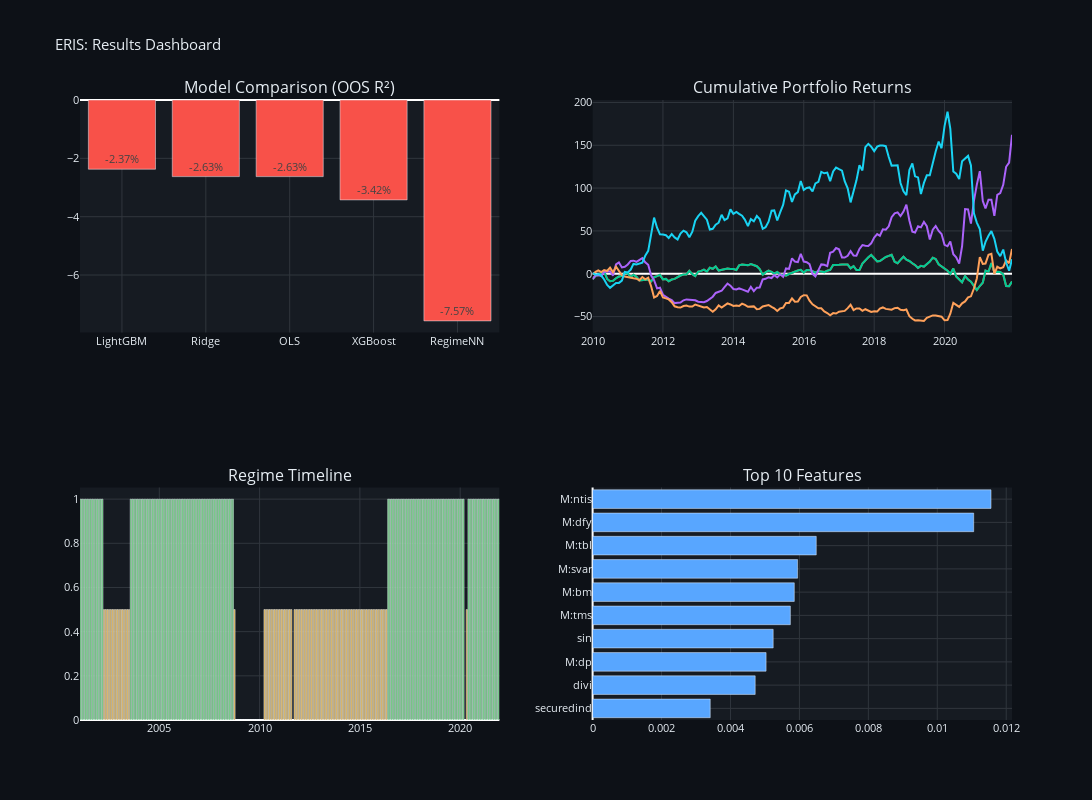

Notebook code for this chart:
### Code cell
# Interactive summary dashboard
fig = make_subplots(rows=2, cols=2,
    subplot_titles=('Model Comparison (OOS R²)','Cumulative Portfolio Returns','Regime Timeline','Top 10 Features'))

models = full_metrics.index.tolist()
r2v = [full_metrics.loc[m,'oos_r2_pct'] for m in models]
fig.add_trace(go.Bar(x=models, y=r2v, marker_color=['#3fb950' if v>0 else '#f85149' for v in r2v],
                     text=[f'{v:.2f}%' for v in r2v], textposition='auto'), row=1, col=1)

for mn, res in portfolio_results.items():
    p = res['df']; fig.add_trace(go.Scatter(x=p['month_dt'].astype(str), y=p['cum_strategy']*100,
        name=f'{mn} L/S', line=dict(width=2)), row=1, col=2)

rnum = macro_monthly['regime_label'].map({'Bull':1,'Transition':0.5,'Bear':0})
fig.add_trace(go.Bar(x=macro_monthly['date'], y=rnum,
    marker_color=macro_monthly['regime_label'].map(regime_colors)), row=2, col=1)

if 'feat_importance' in dir():
    t10 = feat_importance.head(10)
    lb = [f.replace('characteristic_','').replace('macro_','M:') for f in t10['feature']]
    fig.add_trace(go.Bar(y=lb[::-1], x=t10['importance'].values[::-1], orientation='h', marker_color='#58a6ff'), row=2, col=2)

fig.update_layout(title='ERIS: Results Dashboard', height=800, width=1200, showlegend=False,
    paper_bgcolor='#0d1117', plot_bgcolor='#161b22', font=dict(color='#e6edf3', size=11))
fig.update_xaxes(gridcolor='#30363d'); fig.update_yaxes(gridcolor='#30363d')
fig.write_html(f'{OUT}/dashboard.html'); fig.show()
print(f"\n📊 Interactive dashboard: {OUT}/dashboard.html")

### Figure 1 — Plotly figure (JSON) as saved in the notebook; plotly's stock layout.template omitted (floating-point values rounded to 4 significant figures; data arrays with more than 128 entries replaced by an {"elided": "..."} marker saying what was removed)
{"data": [{"marker": {"color": ["#f85149", "#f85149", "#f85149", "#f85149", "#f85149"]}, "text": ["-2.37%", "-2.63%", "-2.63%", "-3.42%", "-7.57%"], "textposition": "auto", "type": "bar", "x": ["LightGBM", "Ridge", "OLS", "XGBoost", "RegimeNN"], "xaxis": "x", "y": [-2.372, -2.626, -2.626, -3.424, -7.571], "yaxis": "y"}, {"line": {"width": 2}, "name": "OLS L/S", "type": "scatter", "x": {"elided": "144 str values"}, "xaxis": "x2", "y": {"elided": "144 float values"}, "yaxis": "y2"}, {"line": {"width": 2}, "name": "Ridge L/S", "type": "scatter", "x": {"elided": "144 str values"}, "xaxis": "x2", "y": {"elided": "144 float values"}, "yaxis": "y2"}, {"line": {"width": 2}, "name": "XGBoost L/S", "type": "scatter", "x": {"elided": "144 str values"}, "xaxis": "x2", "y": {"elided": "144 float values"}, "yaxis": "y2"}, {"line": {"width": 2}, "name": "LightGBM L/S", "type": "scatter", "x": {"elided": "144 str values"}, "xaxis": "x2", "y": {"elided": "144 float values"}, "yaxis": "y2"}, {"line": {"width": 2}, "name": "RegimeNN L/S", "type": "scatter", "x": {"elided": "144 str values"}, "xaxis": "x2", "y": {"elided": "144 float values"}, "yaxis": "y2"}, {"marker": {"color": {"elided": "251 str values"}}, "type": "bar", "x": {"elided": "251 str values"}, "xaxis": "x3", "y": {"elided": "251 float values"}, "yaxis": "y3"}, {"marker": {"color": "#58a6ff"}, "orientation": "h", "type": "bar", "x": [0.003413, 0.004717, 0.005033, 0.005239, 0.005737, 0.005851, 0.005948, 0.006489, 0.01106, 0.01156], "xaxis": "x4", "y": ["securedind", "divi", "M:dp", "sin", "M:tms", "M:bm", "M:svar", "M:tbl", "M:dfy", "M:ntis"], "yaxis": "y4"}], "layout": {"annotations": [{"font": {"size": 16}, "showarrow": false, "text": "Model Comparison (OOS R²)", "x": 0.225, "xanchor": "center", "xref": "paper", "y": 1, "yanchor": "bottom", "yref": "paper"}, {"font": {"size": 16}, "showarrow": false, "text": "Cumulative Portfolio Returns", "x": 0.775, "xanchor": "center", "xref": "paper", "y": 1, "yanchor": "bottom", "yref": "paper"}, {"font": {"size": 16}, "showarrow": false, "text": "Regime Timeline", "x": 0.225, "xanchor": "center", "xref": "paper", "y": 0.375, "yanchor": "bottom", "yref": "paper"}, {"font": {"size": 16}, "showarrow": false, "text": "Top 10 Features", "x": 0.775, "xanchor": "center", "xref": "paper", "y": 0.375, "yanchor": "bottom", "yref": "paper"}], "font": {"color": "#e6edf3", "size": 11}, "height": 800, "paper_bgcolor": "#0d1117", "plot_bgcolor": "#161b22", "showlegend": false, "title": {"text": "ERIS: Results Dashboard"}, "width": 1200, "xaxis": {"anchor": "y", "domain": [0, 0.45], "gridcolor": "#30363d"}, "xaxis2": {"anchor": "y2", "domain": [0.55, 1], "gridcolor": "#30363d"}, "xaxis3": {"anchor": "y3", "domain": [0, 0.45], "gridcolor": "#30363d"}, "xaxis4": {"anchor": "y4", "domain": [0.55, 1], "gridcolor": "#30363d"}, "yaxis": {"anchor": "x", "domain": [0.625, 1], "gridcolor": "#30363d"}, "yaxis2": {"anchor": "x2", "domain": [0.625, 1], "gridcolor": "#30363d"}, "yaxis3": {"anchor": "x3", "domain": [0, 0.375], "gridcolor": "#30363d"}, "yaxis4": {"anchor": "x4", "domain": [0, 0.375], "gridcolor": "#30363d"}}}
